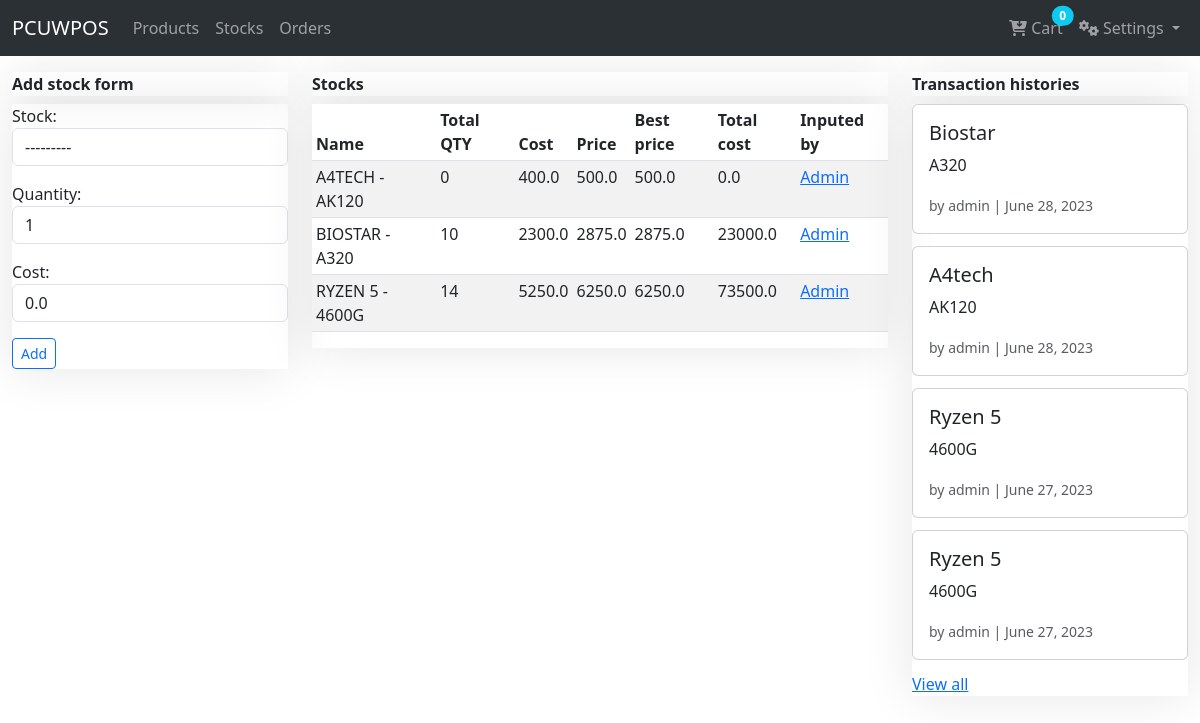
Page /products/stocks/ (signed in) on the earlier database version.
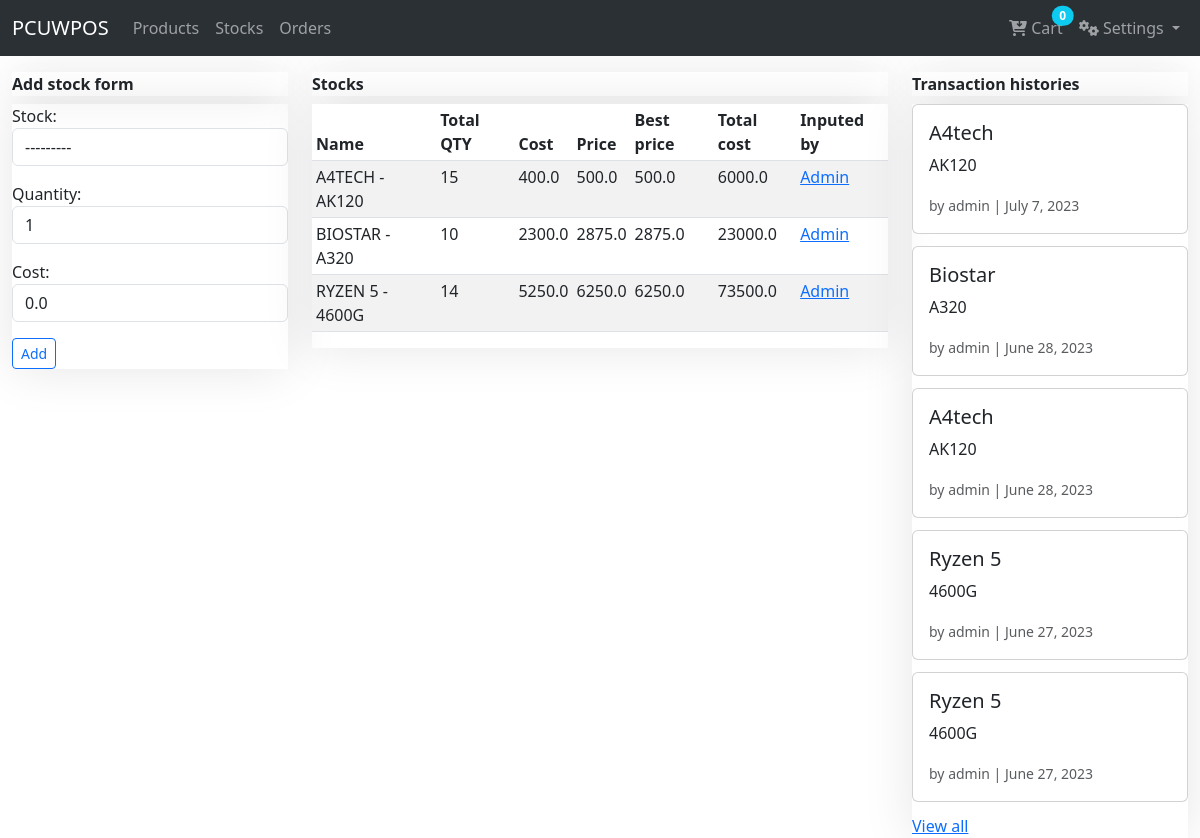
Same page on the later database version.
### sales/models/product.py (models this page shows, shortened)
class Product(BaseTime):
    user = models.ForeignKey(User, on_delete=models.CASCADE, default=1)
    product_code = models.CharField(max_length=13, unique=True, blank=True)
    bar_code = models.CharField(max_length=13, unique=True, blank=True)
    name = models.CharField(max_length=255)
    model = models.CharField(max_length=120)
    description = models.TextField()
    category = models.ForeignKey(ProductCategory, on_delete=models.CASCADE, blank=True, null=True)
    cost = models.FloatField(default=0)
    price_margin = models.FloatField(default=0.25)
    price_discount = models.FloatField(default=0.00)
    price = models.FloatField(default=0.00, verbose_name="SRP")
    quantity = models.PositiveIntegerField(default=1)
    is_serial = models.BooleanField(default=False, verbose_name="with serial?")
    out_of_stock = models.BooleanField(default=False)
    product_warranty = models.ForeignKey(ProductWarranty, on_delete=models.CASCADE, blank=True, null=True)
    def __str__(self):
        name = "(%s) - %s - %s" % (self.bar_code, self.name, self.model)
        return name
    @property
    def best_price(self):
        discount = float(self.price) - float(self.cost)
        price = (discount - (discount * self.price_discount)) + float(self.cost)
        return price
    @property
    def total_cost(self):
        totalcost = self.cost * self.quantity
        return totalcost

class StockTransaction(models.Model):
    user = models.ForeignKey(User, on_delete=models.CASCADE)
    stock = models.ForeignKey(Product, on_delete=models.CASCADE)
    quantity = models.PositiveIntegerField(default=1)
    cost = models.FloatField(default=0.00)
    timestamp = models.DateTimeField(auto_now_add=True)

### sales/views/product_view.py (the view, shortened to what this page needs)
# urls.py: path('stocks/', StockView.as_view(), name="stock_list"),
@method_decorator(login_required, name='dispatch')
class StockView(View):
    template_name = 'stock/stock_list.html'
    form_class = StockForm
    initial = {'key': 'value'}
    def get(self, request, *args, **kwargs):
        cart = Cart(request)
        cart_items = cart.__len__()
        form = self.form_class(initial=self.initial)
        stocks = StockTransaction.objects.all().order_by('-timestamp')[:5]
        products = Product.objects.all().order_by('-updated_at')
        context = {
            'stocks': stocks,
            'form': form,
            'products': products,
            'cart_items': cart_items
        }
        return render(request, self.template_name, context)

### sales/forms/stock_form.py
class StockForm(forms.ModelForm):
    class Meta:
        model = StockTransaction
        fields = "__all__"
        exclude = ["user"]
        widgets = {
            'stock': Select(attrs={'class': 'form-control', 'id': 'stock'}),
            'quantity': TextInput(attrs={'class': 'form-control', 'id': 'quantity', 'type': 'number', 'name': 'quantity'}),
            'cost': TextInput(attrs={'class': 'form-control', 'id': 'cost', 'type': 'text', 'name': 'cost'}),
        }

### sales/addcart.py (called while the page is built)
    def __len__(self):
        return sum(item['quantity'] for item in self.cart.values())

### sales/templates/stock/stock_list.html (shortened to what this page needs)
{% extends 'base.html' %}
{% block content %}
<div class="row">
    <div class="col-sm-3">
        <div class="fcard mt-3">
            <strong>Add stock form</strong>
        </div>
        <div class="fcard mt-2">
            <form method="POST" enctype="multipart/form-data">
                <div class="form-group">
                    {{ form.as_p }}
                </div>
                <input type="submit" value="Add" class="btn btn-outline-primary btn-sm">
            </form>
        </div>
    </div>
    <div class="col-sm-6">
        <div class="fcard mt-3">
            <strong>Stocks</strong>
        </div>
        <div class="fcard mt-2">
            <table class="table table-striped table-sm" id="myTable">
                <thead>
                    <tr>
                        <th>Name</th>
                        <th>Total QTY</th>
                        <th>Cost</th>
                        <th>Price</th>
                        <th>Best price</th>
                        <th>Total cost</th>
                        <th>Inputed by</th>
                    </tr>
                </thead>
                <tbody>
                    {% for stock in products %}
                    <tr>
                        <td>{{ stock.name|upper }} - {{ stock.model|upper }}</td>
                        <td>{{ stock.quantity }}</td>
                        <td>{{ stock.cost }}</td>
                        <td>{{ stock.price }}</td>
                        <td>{{ stock.best_price }}</td>
                        <td>{{ stock.total_cost }}</td>
                        <td>
                            <a href="">{{ stock.user|title }}</a>
                        </td>
                    </tr>
                    {% endfor %}
                </tbody>
            </table>
        </div>
    </div>
    <div class="col-sm-3">
        <div class="fcard mt-3">
            <strong>Transaction histories</strong>
        </div>
        <div class="fcard mt-2">
            {% for stock in stocks %}
                <div class="card mb-1">
                    <div class="row g-0">
                      <div class="col-md-12">
                        <div class="card-body">
                          <h5 class="card-title">{{ stock.stock.name|title }}</h5>
                          <p class="card-text">{{stock.stock.model|upper}}</p>
                          <p class="card-text"><small class="text-body-secondary">by {{ stock.user }} | {{ stock.timestamp|date }}</small></p>
                        </div>
                      </div>
                    </div>
                </div>
            {% endfor %}
            <a href="#" class="float-end">View all</a>
        </div>
    </div>
</div>
{% endblock %}

Differences in the rows shown:
changed Product "A4TECH": quantity "0" → "15"; total_cost "0.0" → "6000.0"
added StockTransaction: stock.name "A4tech", stock.model "AK120", user "admin", timestamp "July 7, 2023"
